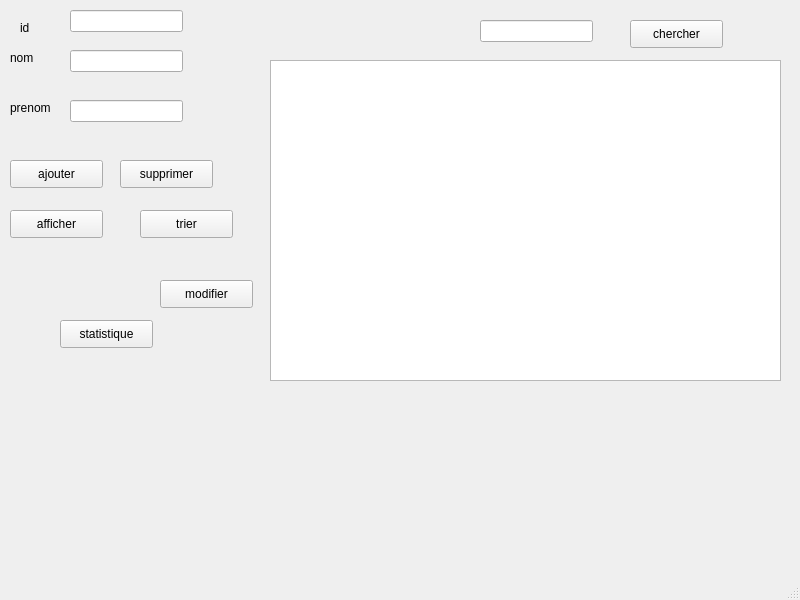
<?xml version="1.0" encoding="UTF-8"?>
<ui version="4.0">
 <class>MainWindow</class>
 <widget class="QMainWindow" name="MainWindow">
  <property name="geometry">
   <rect>
    <x>0</x>
    <y>0</y>
    <width>800</width>
    <height>600</height>
   </rect>
  </property>
  <property name="windowTitle">
   <string>MainWindow</string>
  </property>
  <widget class="QWidget" name="centralwidget">
   <widget class="QLineEdit" name="lineEdit">
    <property name="geometry">
     <rect>
      <x>70</x>
      <y>10</y>
      <width>113</width>
      <height>22</height>
     </rect>
    </property>
   </widget>
   <widget class="QLabel" name="label">
    <property name="geometry">
     <rect>
      <x>20</x>
      <y>20</y>
      <width>56</width>
      <height>16</height>
     </rect>
    </property>
    <property name="text">
     <string>id</string>
    </property>
   </widget>
   <widget class="QLineEdit" name="lineEdit_2">
    <property name="geometry">
     <rect>
      <x>70</x>
      <y>50</y>
      <width>113</width>
      <height>22</height>
     </rect>
    </property>
   </widget>
   <widget class="QLabel" name="label_2">
    <property name="geometry">
     <rect>
      <x>10</x>
      <y>50</y>
      <width>56</width>
      <height>16</height>
     </rect>
    </property>
    <property name="text">
     <string>nom</string>
    </property>
   </widget>
   <widget class="QPushButton" name="pushButton">
    <property name="geometry">
     <rect>
      <x>10</x>
      <y>160</y>
      <width>93</width>
      <height>28</height>
     </rect>
    </property>
    <property name="text">
     <string>ajouter</string>
    </property>
   </widget>
   <widget class="QLineEdit" name="lineEdit_3">
    <property name="geometry">
     <rect>
      <x>70</x>
      <y>100</y>
      <width>113</width>
      <height>22</height>
     </rect>
    </property>
   </widget>
   <widget class="QLabel" name="label_3">
    <property name="geometry">
     <rect>
      <x>10</x>
      <y>100</y>
      <width>56</width>
      <height>16</height>
     </rect>
    </property>
    <property name="text">
     <string>prenom</string>
    </property>
   </widget>
   <widget class="QPushButton" name="pushButton_2">
    <property name="geometry">
     <rect>
      <x>120</x>
      <y>160</y>
      <width>93</width>
      <height>28</height>
     </rect>
    </property>
    <property name="text">
     <string>supprimer</string>
    </property>
   </widget>
   <widget class="QTableView" name="tableView">
    <property name="geometry">
     <rect>
      <x>270</x>
      <y>60</y>
      <width>511</width>
      <height>321</height>
     </rect>
    </property>
   </widget>
   <widget class="QPushButton" name="pushButton_3">
    <property name="geometry">
     <rect>
      <x>10</x>
      <y>210</y>
      <width>93</width>
      <height>28</height>
     </rect>
    </property>
    <property name="text">
     <string>afficher</string>
    </property>
   </widget>
   <widget class="QPushButton" name="pushButton_4">
    <property name="geometry">
     <rect>
      <x>140</x>
      <y>210</y>
      <width>93</width>
      <height>28</height>
     </rect>
    </property>
    <property name="text">
     <string>trier</string>
    </property>
   </widget>
   <widget class="QPushButton" name="pushButton_5">
    <property name="geometry">
     <rect>
      <x>630</x>
      <y>20</y>
      <width>93</width>
      <height>28</height>
     </rect>
    </property>
    <property name="text">
     <string>chercher</string>
    </property>
   </widget>
   <widget class="QLineEdit" name="lineEdit_4">
    <property name="geometry">
     <rect>
      <x>480</x>
      <y>20</y>
      <width>113</width>
      <height>22</height>
     </rect>
    </property>
   </widget>
   <widget class="QPushButton" name="pushButton_6">
    <property name="geometry">
     <rect>
      <x>60</x>
      <y>320</y>
      <width>93</width>
      <height>28</height>
     </rect>
    </property>
    <property name="text">
     <string>statistique</string>
    </property>
   </widget>
   <widget class="QPushButton" name="pushButton_7">
    <property name="geometry">
     <rect>
      <x>160</x>
      <y>280</y>
      <width>93</width>
      <height>28</height>
     </rect>
    </property>
    <property name="text">
     <string>modifier</string>
    </property>
   </widget>
  </widget>
  <widget class="QMenuBar" name="menubar">
   <property name="geometry">
    <rect>
     <x>0</x>
     <y>0</y>
     <width>800</width>
     <height>26</height>
    </rect>
   </property>
  </widget>
  <widget class="QStatusBar" name="statusbar"/>
 </widget>
 <resources/>
 <connections/>
</ui>
